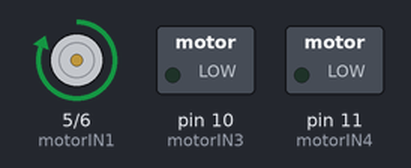
Simulated run of this sketch. Board: Arduino Uno, built with avr-gcc and run on an emulated ATmega328P. On the bench: motor-driver pin pairs drawn as motors (green arrow = first pin HIGH = forward, orange = second pin HIGH = backward, longer = more drive), switched loads named in the sketch (green lamp = pin HIGH).

Above: at 1.5 s.
At 3.5 s:
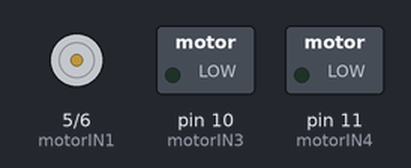
At 5.5 s:
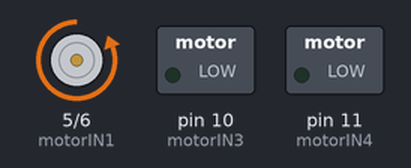
Timing chart, 0 to 10.4 s (numbered marks = the images above):
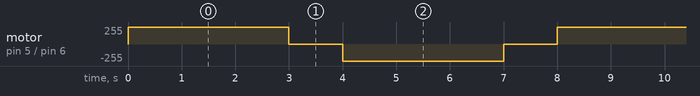

Measured:
- by itself, motor on pin 5 (motorIN1) / pin 6 (motorIN2): repeats every 8.0 s: stopped 1.0 s, backward 255/255 3.0 s, stopped 1.0 s, forward 255/255 3.0 s

The sketch:

L298N_motor.ino
```cpp
const int motorIN1 = 5;
const int motorIN2 = 6;
const int motorIN3 = 10;
const int motorIN4 = 11;

const int TIME = 3000;
const int PAUSE = 1000;

void setup(){
  pinMode(motorIN1, OUTPUT);
  pinMode(motorIN2, OUTPUT);
  pinMode(motorIN3, OUTPUT);
  pinMode(motorIN4, OUTPUT);
}

void STOP(){
  digitalWrite(motorIN1, LOW);
  digitalWrite(motorIN2, LOW);
  digitalWrite(motorIN3, LOW);
  digitalWrite(motorIN4, LOW);
}

void CWturn(){
  digitalWrite(motorIN1, HIGH);
  digitalWrite(motorIN2, LOW);
  digitalWrite(motorIN3, LOW);
  digitalWrite(motorIN4, LOW);
}

void CCWturn(){
  digitalWrite(motorIN1, LOW);
  digitalWrite(motorIN2, HIGH);
  digitalWrite(motorIN3, LOW);
  digitalWrite(motorIN4, LOW);
}

void selfTest(){
  CWturn();
  delay(TIME);
  STOP();
  delay(PAUSE);
  CCWturn();
  delay(TIME);
  STOP();
  delay(PAUSE);
}

void loop(){
  selfTest();
}
```
